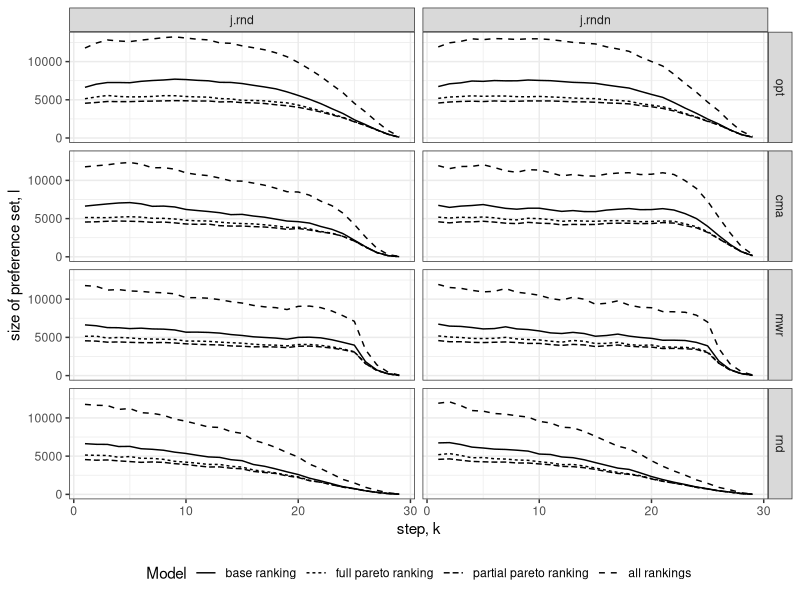

Source code (R): (Note: this script raises an error after producing the figure.)
rm(list=ls(all=TRUE)) # clear workspace

library("ggplot2")
library("plyr")
library("xtable")

theme_set(theme_bw())

#----------------------------------------------------------
traininginfo <- read.csv('stepwisemodel.csv',header=TRUE,sep=",")
mistaTraining <- subset(traininginfo, dim==30 & (trainingdata=='j.rnd' | trainingdata=='j.rndn') & (track=='mwr' | track=='opt' | track=='cma' | track=='rnd' ))
head(mistaTraining)
summary(mistaTraining)

# reorder the appearance of rankings
mistaTraining$rank <- factor(mistaTraining$rank, c("b", "f", "p" , "a"))

# reorder the appearance of tracks
mistaTraining$track <- factor(mistaTraining$track, c("opt", "cma", "mwr" , "rnd" , "all"))

pl <- qplot(data=mistaTraining,step,l,geom=c("line"),linetype=rank) +
  ylab('size of preference set, l') + xlab('step, k')
# Divide with "trainingdata" vertical, "track" horizontal
pl <- pl + facet_grid( track~trainingdata)
# legend at bottom
pl <- pl + theme(legend.direction = "horizontal",legend.position = "bottom") 
# more descriptive name of ranking legends
pl <- pl + scale_linetype_discrete(name="Model",
  breaks=c("b", "f", "p" , "a"),
  labels=c("base ranking", "full pareto ranking", "partial pareto ranking" , "all rankings")) 
print(pl)
fname=paste('../figures/numTrainingData','.pdf',sep='')
ggsave(file=fname)#, width=6, height=5)
#----------------------------------------------------------


#----------------------------------------------------------
modelinfo <- read.csv('stepwisemodel.csv',header=TRUE,sep=",")
mistaModel <- subset(modelinfo, dim==30 & (trainingdata=='j.rnd' | trainingdata=='j.rndn') & (track=='mwr' | track=='opt' | track=='cma' | track=='rnd' | track=='all') & C==10)
head(mistaModel)
summary(mistaModel)

# reorder the appearance of rankings
mistaModel$rank <- factor(mistaModel$rank, c("b", "f", "p" , "a"))

# reorder the appearance of tracks
mistaModel$track <- factor(mistaModel$track, c("opt", "cma", "mwr" , "rnd", "all"))

pl <- qplot(data=mistaModel,step,acc,geom=c("line"),linetype=rank) +
  ylab('training accuracy (%)') + xlab('step, k')
# Divide with "trainingdata" horizontal, "track" vertical
pl <- pl + facet_grid(track ~ trainingdata )
# legend at bottom
pl <- pl + theme(legend.direction = "horizontal",legend.position = "bottom") 
# more descriptive name of ranking legends
pl <- pl + scale_linetype_discrete(name="Model",
   breaks=c("b", "f", "p" , "a"),
   labels=c("base ranking", "full pareto ranking", "partial pareto ranking" , "all rankings")) 
print(pl)
fname=paste('../figures/trainingAccuracy','.pdf',sep='')
ggsave(file=fname)#, width=6, height=12)
#----------------------------------------------------------




#----------------------------------------------------------
ratioinfo <- read.csv('stepwiseratio.csv',header=TRUE,sep=",")
mistaRatio <- subset(ratioinfo, dim==30 & ( data=='j.rnd' | data=='j.rndn' ))
mistaRatio <- subset(mistaRatio, track=='' | track=='mwr' | track=='opt' | track=='cma' | track=='rnd' | track=='all' ) 
#mistaRatio <- subset(mistaRatio, C==10 | C=='')
mistaRatio <- subset(mistaRatio, set=='test') # only report test-set
head(mistaRatio)
summary(mistaRatio)

# reorder the appearance of rankings
mistaRatio$rank <- factor(mistaRatio$rank, c("","b", "f", "p" , "a"))

# reorder the appearance of tracks
mistaRatio$track <- factor(mistaRatio$track, c("opt", "cma", "mwr" , "rnd", "all"))

mistaRatio$trackrank <- interaction(mistaRatio$track, mistaRatio$rank)

pl <- ggplot(data=mistaRatio , aes(y=rho, x=track , fill=rank)) + geom_boxplot() 
# Divide with "trainingdata" vertical, 
pl <- pl + facet_grid(data ~ track, scale='free')
pl <- pl + xlab('') + ylab(expression('percentage relative deviation from optimality, '*~ rho *~'(%)'))         
pl <- pl + scale_fill_manual(name="Model\n",
    values=c("grey20","grey40","grey60","grey80","grey100"),
    breaks=c("", "b", "f", "p" , "a"),
    labels=c("ref", "PREF_b", "PREF_f", "PREF_p" , "PREF_a")) 
pl <- pl + theme(legend.direction = "horizontal",legend.position = "bottom") 
print(pl)
fname=paste('../figures/boxplot','.pdf',sep='')
ggsave(file=fname)#, width=6, height=5)
#----------------------------------------------------------
mistaRatio$fullmodel <- interaction(mistaRatio$model, mistaRatio$trackrank)
for(d in unique(mistaRatio$data)) {
  tableMistaRatio <- subset(mistaRatio, data==d)
  model.stats <- ddply(tableMistaRatio, 'fullmodel',
                       function(x){
                         c(mean=mean(x$rho),med=median(x$rho),sd=sd(x$rho),min=min(x$rho),max=max(x$rho))
                      })
  # table 
  model.stats <- arrange(model.stats, mean)
  lbl<-paste('tablesresults',d,sep='')
  print(xtable(model.stats,label=(lbl),caption=paste('Main statistics for $\\mathcal{P}_{',d,'}$')),include.rownames = FALSE,file=paste(lbl,'.txt',sep=''))

  numModels<-length(model.stats$fullmodel)
  pdat <- matrix(c(rep(0,numModels*numModels)), nrow=numModels, ncol=numModels, byrow = TRUE,dimnames=list(model.stats$fullmodel,model.stats$fullmodel))
  for( x in model.stats$fullmodel ) {
    xrho <- tableMistaRatio$rho[which(tableMistaRatio$fullmodel==x)]
    for( y in model.stats$fullmodel ) {
      yrho <- tableMistaRatio$rho[which(tableMistaRatio$fullmodel==y)]
      ans <- ks.test(xrho,yrho)
      pdat[x,y] <- ans$p
    }
  }
  lbl2<-paste(lbl,'pvalues',sep='')
  print(xtable(pdat,label=(lbl2),caption=paste('p-values from Kolmogorov-Smirnov test for $\\mathcal{P}_{',d,'}$ models.',sep='')),rotate.colnames=TRUE,file=paste(lbl2,'.txt',sep=''),size="small")
  
  
  # skoða ranking vs. ranking
  pdat['PREF.opt.f','PREF.opt.p']
  pdat['PREF.cma.f','PREF.cma.p']
  pdat['PREF.mwr.f','PREF.mwr.p']
  pdat['PREF.rnd.f','PREF.rnd.p']

  pdat['PREF.opt.b','PREF.opt.p']
  pdat['PREF.cma.b','PREF.cma.p']
  pdat['PREF.mwr.b','PREF.mwr.p']
  pdat['PREF.rnd.b','PREF.rnd.p']
  
  pdat['PREF.opt.b','PREF.opt.f']
  pdat['PREF.cma.b','PREF.cma.f']
  pdat['PREF.mwr.b','PREF.mwr.f']
  pdat['PREF.rnd.b','PREF.rnd.f']
  
  pdat['PREF.opt.p','PREF.opt.a']
  pdat['PREF.cma.p','PREF.cma.a']
  pdat['PREF.mwr.p','PREF.mwr.a']
  pdat['PREF.rnd.p','PREF.rnd.a']
  
  pdat['PREF.opt.f','PREF.opt.a']
  pdat['PREF.cma.f','PREF.cma.a']
  pdat['PREF.mwr.f','PREF.mwr.a']
  pdat['PREF.rnd.f','PREF.rnd.a']
  
  pdat['PREF.opt.b','PREF.opt.a']
  pdat['PREF.cma.b','PREF.cma.a']
  pdat['PREF.mwr.b','PREF.mwr.a']
  pdat['PREF.rnd.b','PREF.rnd.a']
  
  
}




#====================== weights LION7
dat <- read.csv('weights.csv',header=TRUE)
dat$model <- factor(dat$model, levels=c("PREF","CMA-ES"))
mdat<-melt(subset(dat,trainingdata=='jrnd'),id.vars=c('trainingdata','model','track','rank','step'),value.name='weight')
p <- ggplot(mdat,aes(x=step,y=weight,linetype=model))+theme_bw()
p <- p +geom_line()
#p <- p + geom_smooth(stat='identity')
p <- p+facet_wrap(~variable,ncol=2)
p <- p + theme(legend.direction='horizontal',legend.position = c(0.75,0)) 
p
fname=paste('../figures/weights','.pdf',sep='')
ggsave(file=fname)#, width=6, height=5)